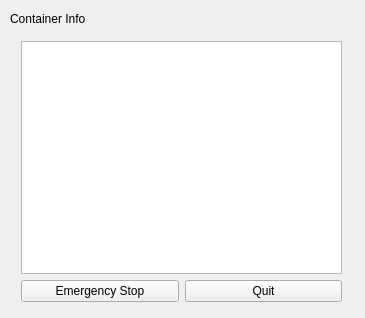
<?xml version="1.0" encoding="UTF-8"?>
<ui version="4.0">
 <class>MainWindowDesign</class>
 <widget class="QMainWindow" name="MainWindowDesign">
  <property name="geometry">
   <rect>
    <x>0</x>
    <y>0</y>
    <width>365</width>
    <height>318</height>
   </rect>
  </property>
  <property name="sizePolicy">
   <sizepolicy hsizetype="Expanding" vsizetype="Expanding">
    <horstretch>0</horstretch>
    <verstretch>0</verstretch>
   </sizepolicy>
  </property>
  <property name="windowTitle">
   <string>QRosApp</string>
  </property>
  <property name="windowIcon">
   <iconset>
    <normaloff>:/images/icon.png</normaloff>:/images/icon.png</iconset>
  </property>
  <property name="locale">
   <locale language="English" country="Australia"/>
  </property>
  <widget class="QWidget" name="centralwidget">
   <widget class="QLabel" name="label">
    <property name="geometry">
     <rect>
      <x>10</x>
      <y>10</y>
      <width>121</width>
      <height>17</height>
     </rect>
    </property>
    <property name="text">
     <string>Container Info</string>
    </property>
   </widget>
   <widget class="QWidget" name="">
    <property name="geometry">
     <rect>
      <x>21</x>
      <y>41</y>
      <width>321</width>
      <height>261</height>
     </rect>
    </property>
    <layout class="QVBoxLayout" name="verticalLayout_2">
     <item>
      <widget class="QListView" name="listView"/>
     </item>
     <item>
      <layout class="QHBoxLayout" name="horizontalLayout">
       <item>
        <widget class="QPushButton" name="pushButton_3">
         <property name="text">
          <string>Emergency Stop</string>
         </property>
        </widget>
       </item>
       <item>
        <widget class="QPushButton" name="pushButton_4">
         <property name="text">
          <string>Quit</string>
         </property>
        </widget>
       </item>
      </layout>
     </item>
    </layout>
   </widget>
  </widget>
  <action name="action_Quit">
   <property name="text">
    <string>&amp;Quit</string>
   </property>
   <property name="shortcut">
    <string>Ctrl+Q</string>
   </property>
   <property name="shortcutContext">
    <enum>Qt::ApplicationShortcut</enum>
   </property>
  </action>
  <action name="action_Preferences">
   <property name="text">
    <string>&amp;Preferences</string>
   </property>
  </action>
  <action name="actionAbout">
   <property name="text">
    <string>&amp;About</string>
   </property>
  </action>
  <action name="actionAbout_Qt">
   <property name="text">
    <string>About &amp;Qt</string>
   </property>
  </action>
 </widget>
 <resources>
  <include location="../resources/images.qrc"/>
 </resources>
 <connections>
  <connection>
   <sender>action_Quit</sender>
   <signal>triggered()</signal>
   <receiver>MainWindowDesign</receiver>
   <slot>close()</slot>
   <hints>
    <hint type="sourcelabel">
     <x>-1</x>
     <y>-1</y>
    </hint>
    <hint type="destinationlabel">
     <x>399</x>
     <y>299</y>
    </hint>
   </hints>
  </connection>
 </connections>
</ui>
